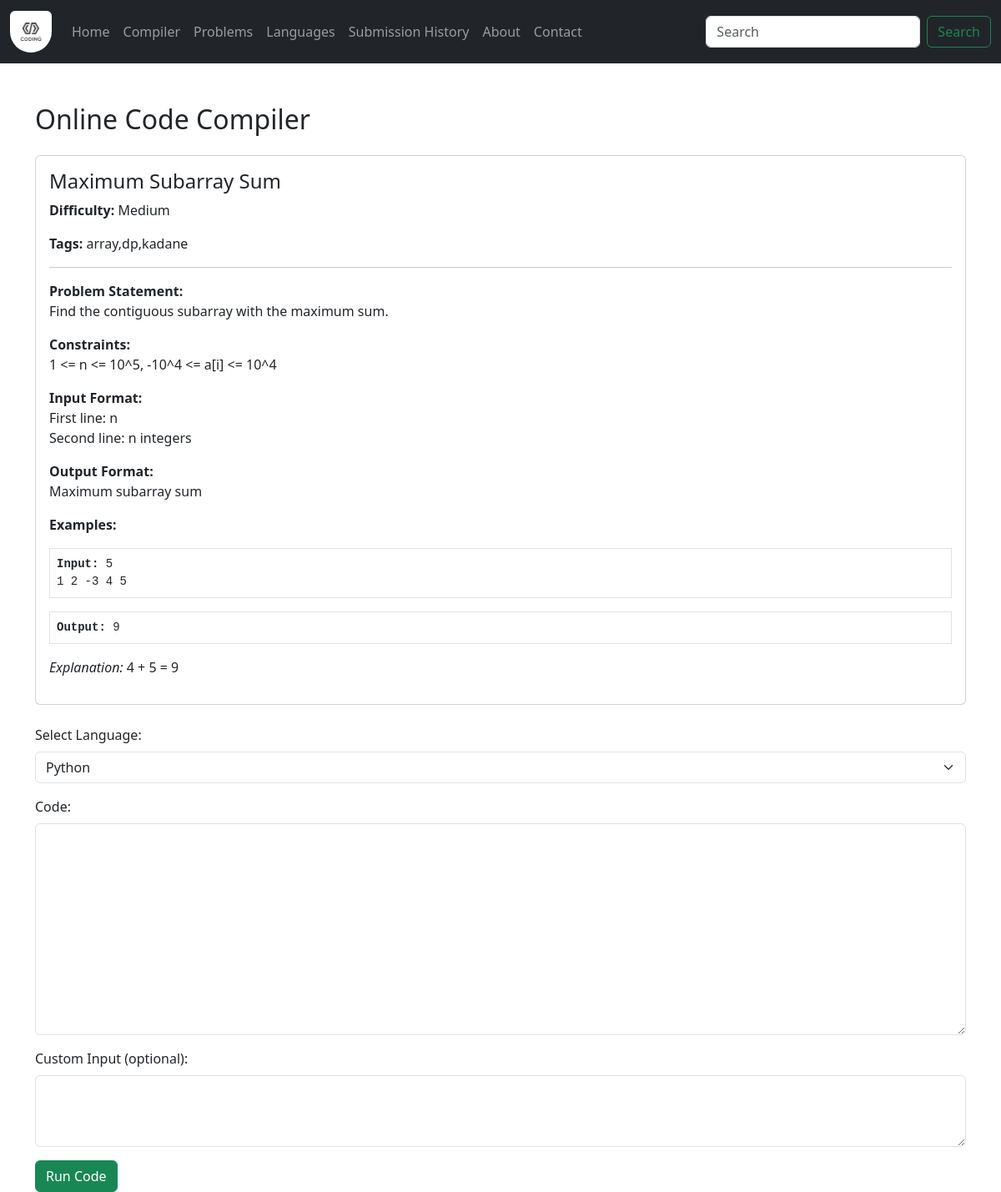
The page /compile/maximum-subarray-sum/ on the database its author committed.
### App/models.py (models this page shows, shortened)
class Problem(models.Model):
    DIFFICULTY_CHOICES = (
        ("Easy", "Easy"),
        ("Medium", "Medium"),
        ("Hard", "Hard"),
    )
    title = models.CharField(max_length=200, unique=True)
    slug = models.SlugField(unique=True)
    statement = models.TextField()
    constraints = models.TextField()
    input_format = models.TextField()
    output_format = models.TextField()
    difficulty = models.CharField(max_length=10, choices=DIFFICULTY_CHOICES)
    tags = models.CharField(max_length=255, blank=True)  # Comma-separated tags

class Example(models.Model):
    problem = models.ForeignKey(
        Problem, related_name="examples", on_delete=models.CASCADE
    )
    input_example = models.TextField()
    output_example = models.TextField()
    explanation = models.TextField(blank=True)

### App/views.py (the view, shortened to what this page needs)
# urls.py: path("compile/", views.compile_code, name="compile"),  # Basic compiler
def compile_code(request, slug=None):
    problem = None
    if slug:
        print(f"Slug provided: {slug}")
        problem = get_object_or_404(Problem, slug=slug)
        print(f"Problem fetched: {problem.title}")
    return render(request, "compile.html", {"problem": problem})

### templates/compile.html (shortened to what this page needs)
{% extends "base.html" %}
{% load static %}
{% block body %}
<div class="container mt-5">
  <h2 class="mb-4">Online Code Compiler</h2>
  {% if problem %}
  <div class="card mb-4">
    <div class="card-body">
      <h4 class="card-title">{{ problem.title }}</h4>
      <p><strong>Difficulty:</strong> {{ problem.difficulty }}</p>
      <p><strong>Tags:</strong> {{ problem.tags }}</p>
      <hr>
      <p><strong>Problem Statement:</strong><br>{{ problem.statement|linebreaksbr }}</p>
      <p><strong>Constraints:</strong><br>{{ problem.constraints|linebreaksbr }}</p>
      <p><strong>Input Format:</strong><br>{{ problem.input_format|linebreaksbr }}</p>
      <p><strong>Output Format:</strong><br>{{ problem.output_format|linebreaksbr }}</p>
      {% if problem.examples.all %}
        <p><strong>Examples:</strong></p>
        {% for example in problem.examples.all %}
          <div class="mb-2">
            <pre class="border p-2"><strong>Input:</strong> {{ example.input_example }}</pre>
            <pre class="border p-2"><strong>Output:</strong> {{ example.output_example }}</pre>
            {% if example.explanation %}
              <p><em>Explanation:</em> {{ example.explanation }}</p>
            {% endif %}
          </div>
        {% endfor %}
      {% endif %}
    </div>
  </div>
  {% endif %}
  <form method="POST" action="{% if problem %}{% url 'compile_with_problem' slug=problem.slug %}{% else %}{% url 'compile' %}{% endif %}">
    <div class="mb-3">
      <label for="language" class="form-label">Select Language:</label>
      <select name="language" class="form-select" required>
        <option value="python" {% if language == 'python' %}selected{% endif %}>Python</option>
      </select>
    </div>
    <div class="mb-3">
      <label for="code" class="form-label">Code:</label>
      <textarea id="code" name="code" rows="10" class="form-control" required>{{ code|default:""|escape }}</textarea>
    </div>
    <div class="mb-3">
      <label for="input_data" class="form-label">Custom Input (optional):</label>
      <textarea name="input_data" rows="3" class="form-control">{{ input_data|default:""|escape }}</textarea>
    </div>
    <button type="submit" class="btn btn-success">Run Code</button>
  </form>
</div>
{% endblock %}

### rows shown on the page
Problem: title "Maximum Subarray Sum", difficulty "Medium", tags "array,dp,kadane", statement "Find the contiguous subarray with the maximum sum.", constraints "1 <= n <= 10^5, -10^4 <= a[i] <= 10^4", input_format "First line: n Second line: n integers", output_format "Maximum subarray sum"
Example: input_example "5 1 2 -3 4 5", output_example "9", explanation "4 + 5 = 9"
